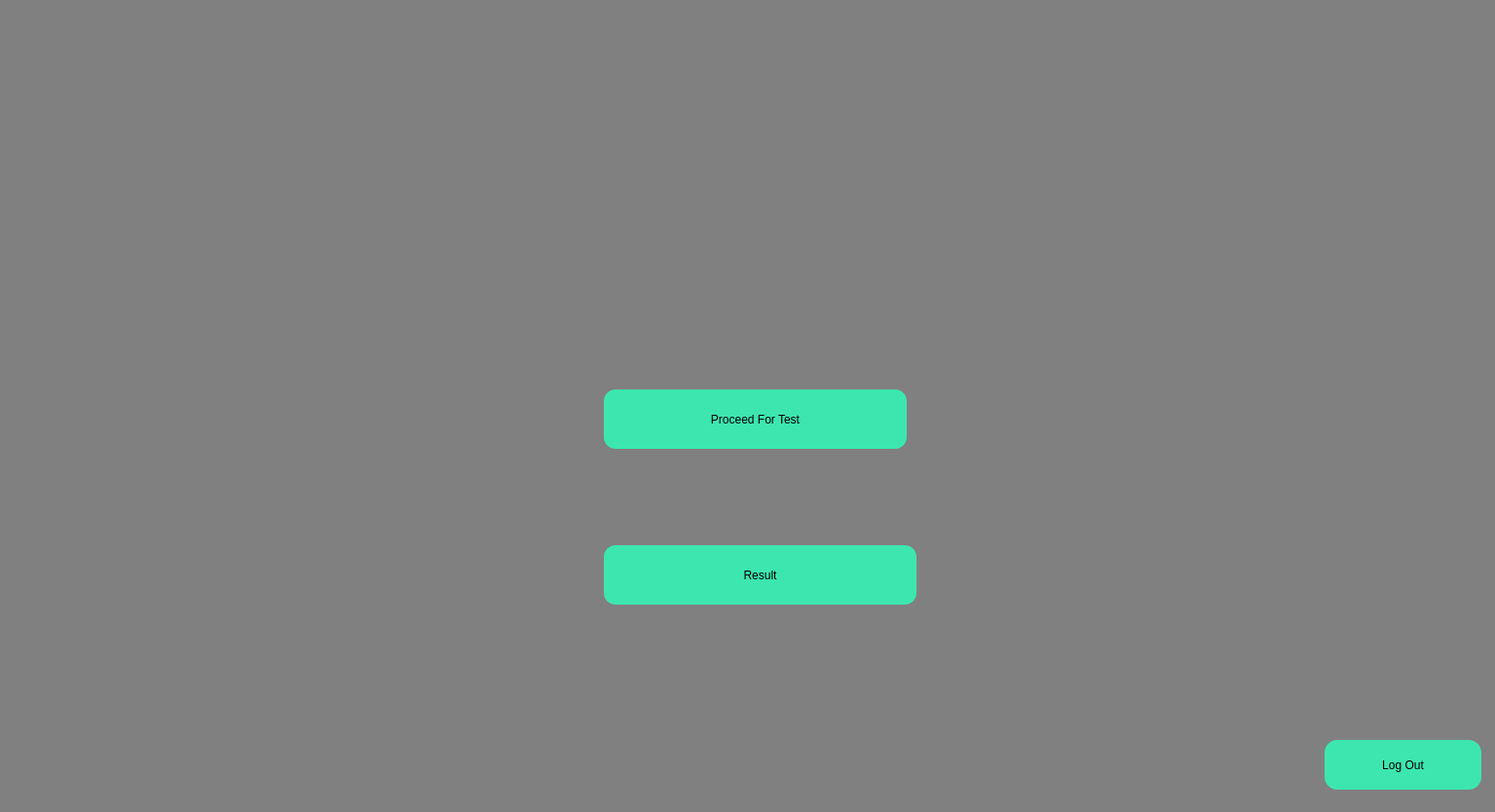
<?xml version="1.0" encoding="UTF-8"?>
<ui version="4.0">
 <class>Menu</class>
 <widget class="QDialog" name="Menu">
  <property name="geometry">
   <rect>
    <x>0</x>
    <y>0</y>
    <width>1535</width>
    <height>834</height>
   </rect>
  </property>
  <property name="windowTitle">
   <string>Dialog</string>
  </property>
  <property name="styleSheet">
   <string notr="true">QDialog{
background-color:grey;
}
QPushButton
{
	font: 75 14pt &quot;Cambria&quot;;
	background-color: #3de6af;
	color: #000000;
	border-style: solid;
	border-color: #000000;
	padding: 13px;
	border-radius:12px;

}


QPushButton::hover
{
	background-color: #3dffaf;
	color: #000000;
	border-style: solid;
	border-color: #000000;
	font-weight : bold;
	padding: 13px;

}


QPushButton::pressed
{
	background-color: #3dc8af;
	color: #000000;
	border-style: solid;
	border-color: #000000;
	font-weight : bold;
	padding: 13px;

}</string>
  </property>
  <widget class="QGroupBox" name="groupBox">
   <property name="geometry">
    <rect>
     <x>500</x>
     <y>320</y>
     <width>511</width>
     <height>351</height>
    </rect>
   </property>
   <property name="styleSheet">
    <string notr="true">border:none;</string>
   </property>
   <property name="title">
    <string/>
   </property>
   <property name="alignment">
    <set>Qt::AlignCenter</set>
   </property>
   <widget class="QPushButton" name="Proceed">
    <property name="geometry">
     <rect>
      <x>120</x>
      <y>80</y>
      <width>311</width>
      <height>61</height>
     </rect>
    </property>
    <property name="text">
     <string>Proceed For Test</string>
    </property>
    <property name="autoDefault">
     <bool>true</bool>
    </property>
   </widget>
   <widget class="QPushButton" name="Result">
    <property name="geometry">
     <rect>
      <x>120</x>
      <y>240</y>
      <width>321</width>
      <height>61</height>
     </rect>
    </property>
    <property name="text">
     <string>Result</string>
    </property>
   </widget>
  </widget>
  <widget class="QLabel" name="label">
   <property name="geometry">
    <rect>
     <x>390</x>
     <y>70</y>
     <width>741</width>
     <height>171</height>
    </rect>
   </property>
   <property name="text">
    <string/>
   </property>
   <property name="pixmap">
    <pixmap>../Images/pngegg.png</pixmap>
   </property>
   <property name="scaledContents">
    <bool>true</bool>
   </property>
  </widget>
  <widget class="QPushButton" name="back">
   <property name="geometry">
    <rect>
     <x>1360</x>
     <y>760</y>
     <width>161</width>
     <height>51</height>
    </rect>
   </property>
   <property name="styleSheet">
    <string notr="true">font: 12pt &quot;Calibri&quot;;
color:black;
border-radius:13px;</string>
   </property>
   <property name="text">
    <string>Log Out</string>
   </property>
  </widget>
 </widget>
 <resources/>
 <connections/>
</ui>
